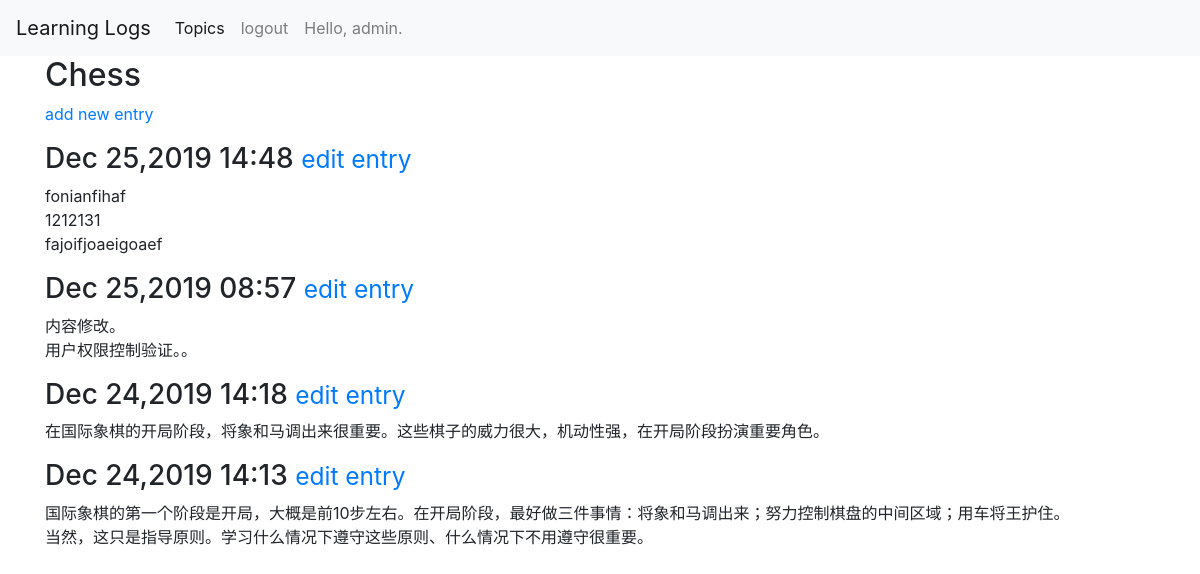
Page /topics/1/ (signed in) on the earlier database version.
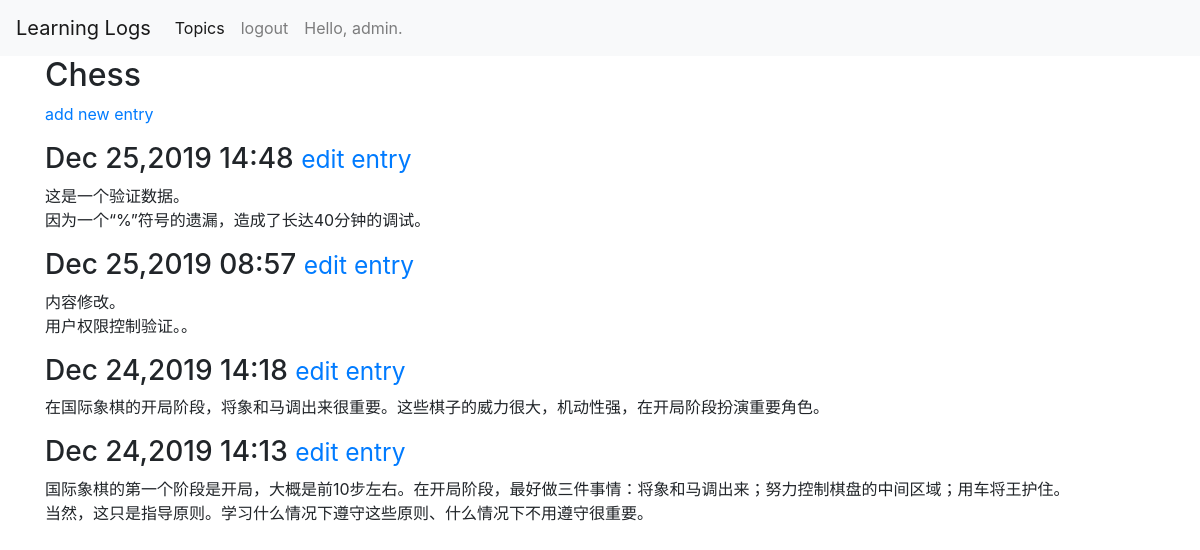
Same page on the later database version.
### learning_logs/models.py (models this page shows, shortened)
class Entry(models.Model):
    topic = models.ForeignKey(Topic,on_delete=models.CASCADE)
    text = models.TextField()
    date_added = models.DateTimeField(auto_now_add=True)
    class Meta:
        verbose_name_plural = 'entries'

### learning_logs/views.py (the view)
# urls.py: re_path(r'^topics/(?P<topic_id>\d+)/$', views.topic,name='topic'),
@login_required
def topic(request,topic_id):
    topic = Topic.objects.get(id=topic_id)
    print(topic_id)
    if topic.owner != request.user:
        raise Http404
    entries = topic.entry_set.order_by('-date_added')
    context = {'topic': topic, 'entries': entries}
    return render(request, 'learning_logs/topic.html',context)

### learning_logs/models.py (called while the page is built)
    def __str__(self):
        return self.text

### learning_logs/templates/learning_logs/topic.html
{% extends "learning_logs/base.html" %}
{% block header %}
<h2> {{ topic }}</h2>
{% endblock header %}
{% block content %}
<p>
    <a href="{% url 'learning_logs:new_entry' topic.id %}">add new entry</a>
</p>
    {% for entry in entries %}
    <div>
        <div>
            <h3>
                {{ entry.date_added|date:'M d,Y H:i' }}
                <small>
                    <a href="{% url 'learning_logs:edit_entry' entry.id %}">edit entry</a>
                </small>
            </h3>
        </div>
        <div>
            {{ entry.text|linebreaks }}
        </div>
    </div>
    {% empty %}
    There are no entries for this topic yet.
    {% endfor %}
{% endblock content %}

Differences in the rows shown:
changed Entry: text "fonianfihaf 1212131 fajoifjoaeigoaef" → "这是一个验证数据。 因为一个“%”符号的遗漏，造成了长达40分钟的调试。"
